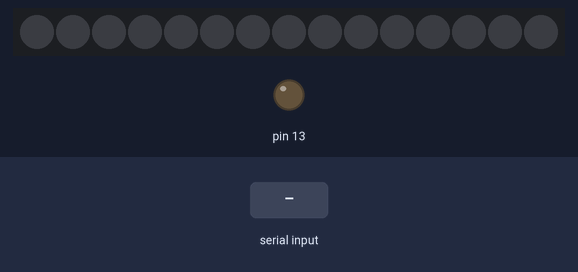
Simulated run of this sketch. Board: Arduino Uno, built with avr-gcc and run on an emulated ATmega328P. On the bench: 15 RGB LEDs in strip order, left to right, output pins drawn as LEDs (lit = HIGH). The inputs (shaded band) are chosen by the test bench.

Above: at 1.2 s.
1.3 s: "1" received over Serial
At 1.31 s:
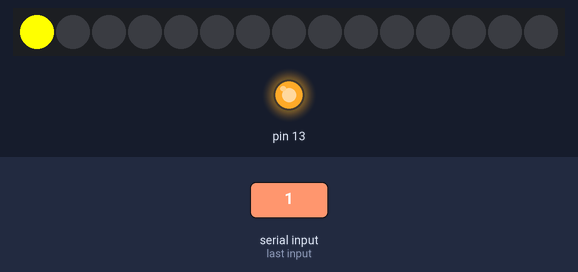
At 1.67 s:
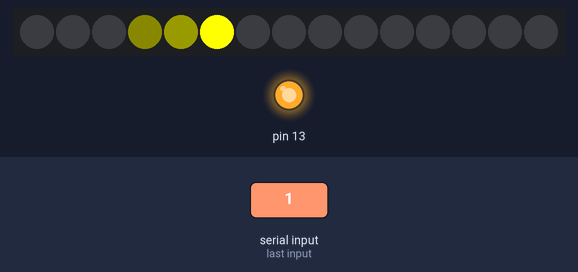
Timing chart, 0 to 4.3 s (numbered marks = the images above; inputs shaded):
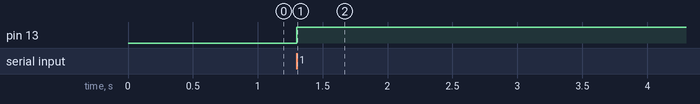

The sketch:

bluetoothdeviceforbicycle.ino
```cpp
//здесь модуль блютус выполняет функцию COM-порта
//бля связи с устройство использую Bluetooth teminal
char var;

#include "FastLED.h"
#define LED_COUNT 15
#define LED_PIN 10
CRGB strip[LED_COUNT];

void setup() {
  Serial.begin(9600);
  pinMode(13, OUTPUT);

  FastLED.addLeds<WS2811, LED_PIN, RGB>(strip, LED_COUNT);
}

void loop() {
    if(Serial.available()){
      var = Serial.read();
    }
    right(var);
    left(var);

    myStop(var);

}

void left(int a){
  char b;
  if(a == '1'){
    b = a;
    while(b == '1'){
      digitalWrite(13, 1);
      for (int i = 0; i < LED_COUNT; i++){
        strip[i-2] = CRGB(255/25,255/25,0);
        strip[i-1] = CRGB(255/10,255/10,0);
        strip[i] = CRGB(255 ,255,0);
        // strip[i-3] = CRGB(random(255)/25,random(255)/25,random(255)/25);
        //strip[i-4] = CRGB(random(255)/40,random(255)/40,random(255)/40);
        FastLED.show();
        delay(70);
        strip[i-2] = CRGB::Black;
        strip[i-1] = CRGB::Black;
        strip[i] = CRGB::Black;
        ///strip[i-3] = CRGB::Black;
        //strip[i-4] = CRGB::Black;
        FastLED.show();
      }
      if(Serial.read()== '1'){
        b = 0;
      }
    }
  }
}
void right(int a){
  char b;
  if(a == '2'){
    b = a;
    while(b == '2'){
      digitalWrite(13, 0);
      for (int i = LED_COUNT-1; i > -1; i--){
        strip[i+2] =  CRGB(255/25,255/25,0);
        strip[i+1] = CRGB(255/10,255/10,0);
        strip[i] = CRGB(255 ,255,0);
       // strip[i-3] = CRGB(random(255)/25,random(255)/25,random(255)/25);
        //strip[i-4] = CRGB(random(255)/40,random(255)/40,random(255)/40);
        FastLED.show();
        delay(70);
        strip[i+2] = CRGB::Black;
        strip[i+1] = CRGB::Black;
        strip[i] = CRGB::Black;
        ///strip[i-3] = CRGB::Black;
        //strip[i-4] = CRGB::Black;
        FastLED.show();
      }
      if(Serial.read()== '2'){
        b = 0;
      }
    }
  }
}
void myStop(int a){
  char b;
  if(a == '3'){
    b = a;
    while( b == '3'){
      for(int j = 0; j < 15; j++){
        for(int i =0 ; i < 15; i++){
          strip[i] = CRGB(0,255*j/15,0);
          FastLED.show();
          delay(10);
        }
      }
      if(Serial.read()== '3'){
        b = 0;
        for(int i = 0; i < LED_COUNT; i++){
          strip[i] = CRGB(0,0,0);
          FastLED.show();
        }
      }
    }
  }
}
```

Measured:
- after the input at 1.3 s, pin 13: LOW → HIGH at once; the LEDs: change at once (image 1)
